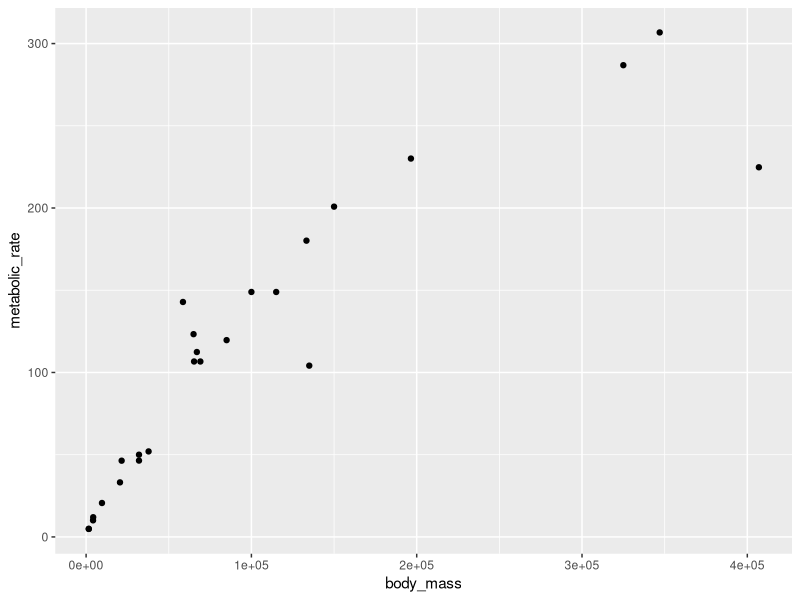
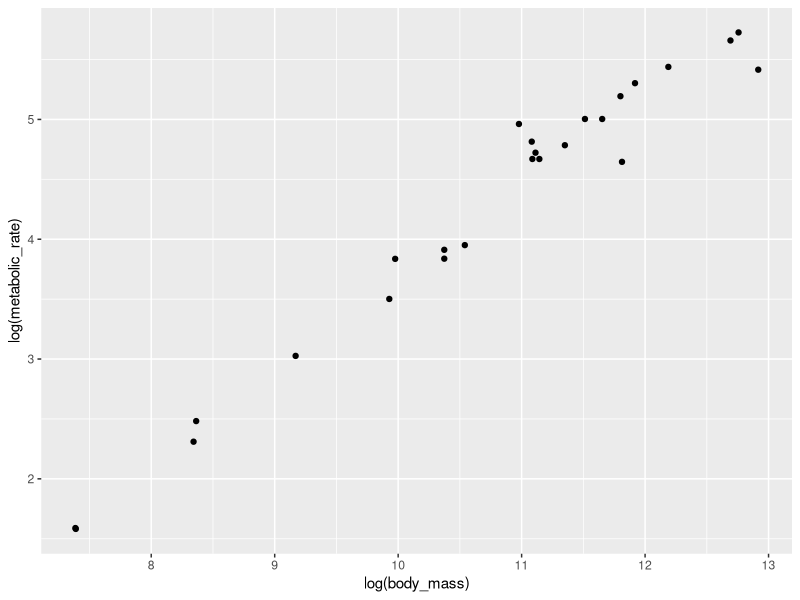

Here is the R script that generated these plots, in order:
library(tidyverse)
size_mr_data <- data.frame(
  body_mass = c(32000, 37800, 347000, 4200, 196500, 100000, 4290, 
                32000, 65000, 69125, 9600, 133300, 150000, 407000, 115000, 
                67000,325000, 21500, 58588, 65320, 85000, 135000, 20500, 1613,
                1618),
  metabolic_rate = c(49.984, 51.981, 306.770, 10.075, 230.073, 
                     148.949, 11.966, 46.414, 123.287, 106.663, 20.619, 180.150, 
                     200.830, 224.779, 148.940, 112.430, 286.847, 46.347, 142.863, 
                     106.670, 119.660, 104.150, 33.165, 4.900, 4.865))
ggplot(data = size_mr_data, aes(x = body_mass, y = metabolic_rate)) +
  geom_point()
ggplot(data = size_mr_data, aes(x= log(body_mass), y = log(metabolic_rate))) + geom_point()
